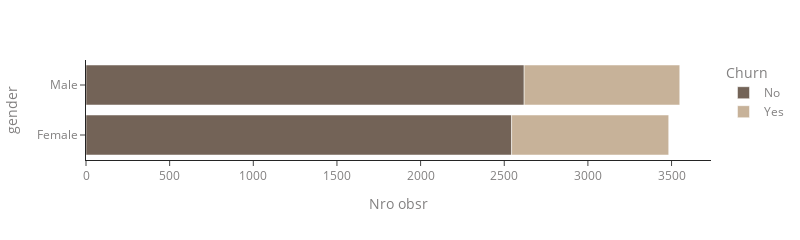
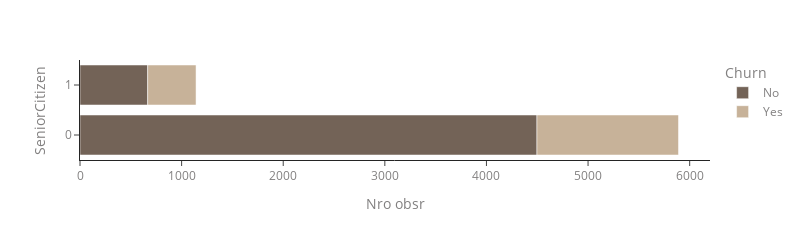
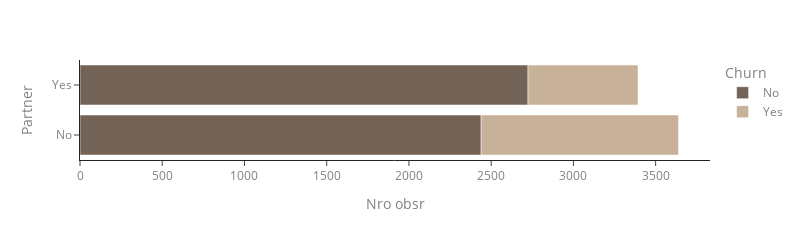
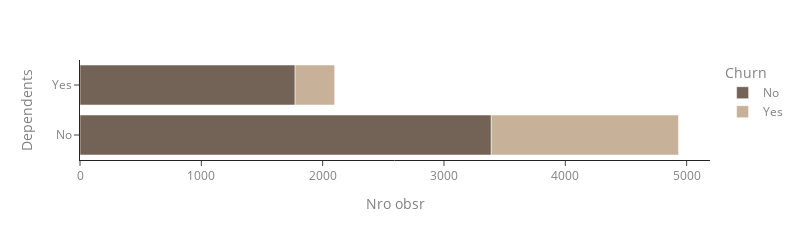

The notebook cell these images were saved under, in order:
### Markdown cell above
A continuación, observaremos cómo se distribuye el target de acuerdo a las variables categóricas

### Code cell
for var in cat:
    plot_dist_1cat_churn(var)

### Figure 1 — Plotly figure (JSON) as saved in the notebook; plotly's stock layout.template omitted (floating-point values rounded to 4 significant figures)
{"data": [{"alignmentgroup": "True", "customdata": [[73.04], [73.8]], "hovertemplate": "Churn=No<br>Nro obsr=%{x}<br>gender=%{y}<br>%=%{customdata[0]}<extra></extra>", "legendgroup": "No", "marker": {"color": "#736357", "pattern": {"shape": ""}}, "name": "No", "offsetgroup": "No", "orientation": "h", "showlegend": true, "textposition": "auto", "type": "bar", "x": [2544, 2619], "xaxis": "x", "y": ["Female", "Male"], "yaxis": "y"}, {"alignmentgroup": "True", "customdata": [[26.96], [26.2]], "hovertemplate": "Churn=Yes<br>Nro obsr=%{x}<br>gender=%{y}<br>%=%{customdata[0]}<extra></extra>", "legendgroup": "Yes", "marker": {"color": "#C7B299", "pattern": {"shape": ""}}, "name": "Yes", "offsetgroup": "Yes", "orientation": "h", "showlegend": true, "textposition": "auto", "type": "bar", "x": [939, 930], "xaxis": "x", "y": ["Female", "Male"], "yaxis": "y"}], "layout": {"barmode": "relative", "font": {"color": "#828080"}, "height": 200, "legend": {"title": {"text": "Churn"}, "tracegroupgap": 0}, "margin": {"t": 60}, "paper_bgcolor": "white", "width": 800, "xaxis": {"anchor": "y", "domain": [0, 1], "title": {"text": "Nro obsr"}}, "yaxis": {"anchor": "x", "domain": [0, 1], "title": {"text": "gender"}}}}

### Figure 2 — Plotly figure (JSON) as saved in the notebook; plotly's stock layout.template omitted (floating-point values rounded to 4 significant figures)
{"data": [{"alignmentgroup": "True", "customdata": [[76.35], [58.32]], "hovertemplate": "Churn=No<br>Nro obsr=%{x}<br>SeniorCitizen=%{y}<br>%=%{customdata[0]}<extra></extra>", "legendgroup": "No", "marker": {"color": "#736357", "pattern": {"shape": ""}}, "name": "No", "offsetgroup": "No", "orientation": "h", "showlegend": true, "textposition": "auto", "type": "bar", "x": [4497, 666], "xaxis": "x", "y": ["0", "1"], "yaxis": "y"}, {"alignmentgroup": "True", "customdata": [[23.65], [41.68]], "hovertemplate": "Churn=Yes<br>Nro obsr=%{x}<br>SeniorCitizen=%{y}<br>%=%{customdata[0]}<extra></extra>", "legendgroup": "Yes", "marker": {"color": "#C7B299", "pattern": {"shape": ""}}, "name": "Yes", "offsetgroup": "Yes", "orientation": "h", "showlegend": true, "textposition": "auto", "type": "bar", "x": [1393, 476], "xaxis": "x", "y": ["0", "1"], "yaxis": "y"}], "layout": {"barmode": "relative", "font": {"color": "#828080"}, "height": 200, "legend": {"title": {"text": "Churn"}, "tracegroupgap": 0}, "margin": {"t": 60}, "paper_bgcolor": "white", "width": 800, "xaxis": {"anchor": "y", "domain": [0, 1], "title": {"text": "Nro obsr"}}, "yaxis": {"anchor": "x", "domain": [0, 1], "title": {"text": "SeniorCitizen"}}}}

### Figure 3 — Plotly figure (JSON) as saved in the notebook; plotly's stock layout.template omitted (floating-point values rounded to 4 significant figures)
{"data": [{"alignmentgroup": "True", "customdata": [[67.02], [80.28]], "hovertemplate": "Churn=No<br>Nro obsr=%{x}<br>Partner=%{y}<br>%=%{customdata[0]}<extra></extra>", "legendgroup": "No", "marker": {"color": "#736357", "pattern": {"shape": ""}}, "name": "No", "offsetgroup": "No", "orientation": "h", "showlegend": true, "textposition": "auto", "type": "bar", "x": [2439, 2724], "xaxis": "x", "y": ["No", "Yes"], "yaxis": "y"}, {"alignmentgroup": "True", "customdata": [[32.98], [19.72]], "hovertemplate": "Churn=Yes<br>Nro obsr=%{x}<br>Partner=%{y}<br>%=%{customdata[0]}<extra></extra>", "legendgroup": "Yes", "marker": {"color": "#C7B299", "pattern": {"shape": ""}}, "name": "Yes", "offsetgroup": "Yes", "orientation": "h", "showlegend": true, "textposition": "auto", "type": "bar", "x": [1200, 669], "xaxis": "x", "y": ["No", "Yes"], "yaxis": "y"}], "layout": {"barmode": "relative", "font": {"color": "#828080"}, "height": 200, "legend": {"title": {"text": "Churn"}, "tracegroupgap": 0}, "margin": {"t": 60}, "paper_bgcolor": "white", "width": 800, "xaxis": {"anchor": "y", "domain": [0, 1], "title": {"text": "Nro obsr"}}, "yaxis": {"anchor": "x", "domain": [0, 1], "title": {"text": "Partner"}}}}

### Figure 4 — Plotly figure (JSON) as saved in the notebook; plotly's stock layout.template omitted (floating-point values rounded to 4 significant figures)
{"data": [{"alignmentgroup": "True", "customdata": [[68.72], [84.47]], "hovertemplate": "Churn=No<br>Nro obsr=%{x}<br>Dependents=%{y}<br>%=%{customdata[0]}<extra></extra>", "legendgroup": "No", "marker": {"color": "#736357", "pattern": {"shape": ""}}, "name": "No", "offsetgroup": "No", "orientation": "h", "showlegend": true, "textposition": "auto", "type": "bar", "x": [3390, 1773], "xaxis": "x", "y": ["No", "Yes"], "yaxis": "y"}, {"alignmentgroup": "True", "customdata": [[31.28], [15.53]], "hovertemplate": "Churn=Yes<br>Nro obsr=%{x}<br>Dependents=%{y}<br>%=%{customdata[0]}<extra></extra>", "legendgroup": "Yes", "marker": {"color": "#C7B299", "pattern": {"shape": ""}}, "name": "Yes", "offsetgroup": "Yes", "orientation": "h", "showlegend": true, "textposition": "auto", "type": "bar", "x": [1543, 326], "xaxis": "x", "y": ["No", "Yes"], "yaxis": "y"}], "layout": {"barmode": "relative", "font": {"color": "#828080"}, "height": 200, "legend": {"title": {"text": "Churn"}, "tracegroupgap": 0}, "margin": {"t": 60}, "paper_bgcolor": "white", "width": 800, "xaxis": {"anchor": "y", "domain": [0, 1], "title": {"text": "Nro obsr"}}, "yaxis": {"anchor": "x", "domain": [0, 1], "title": {"text": "Dependents"}}}}
